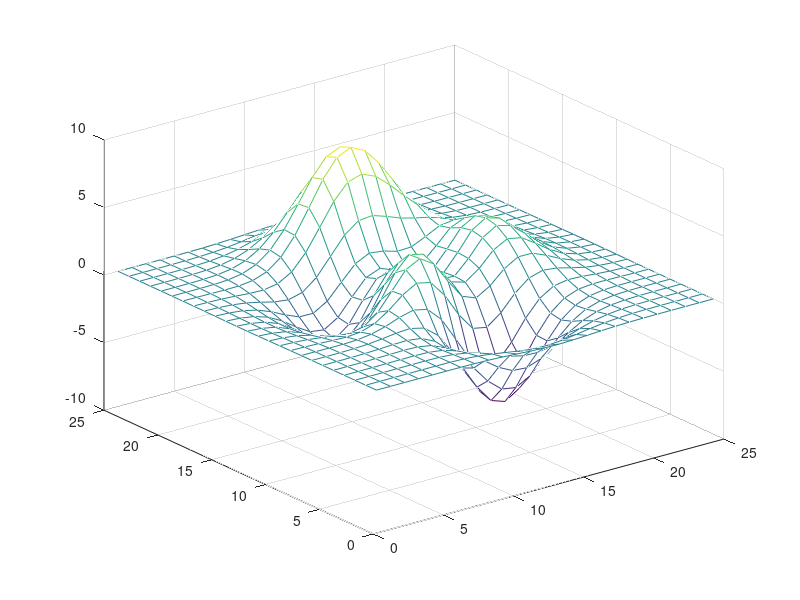
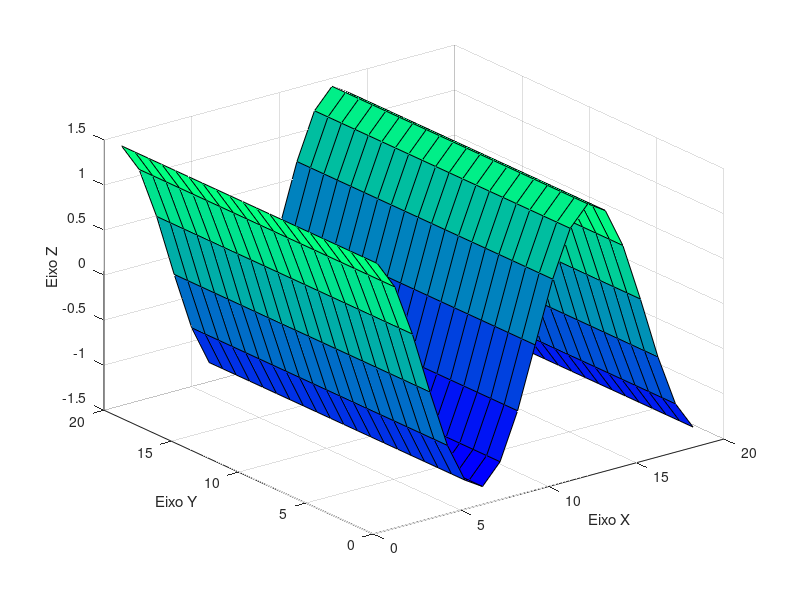
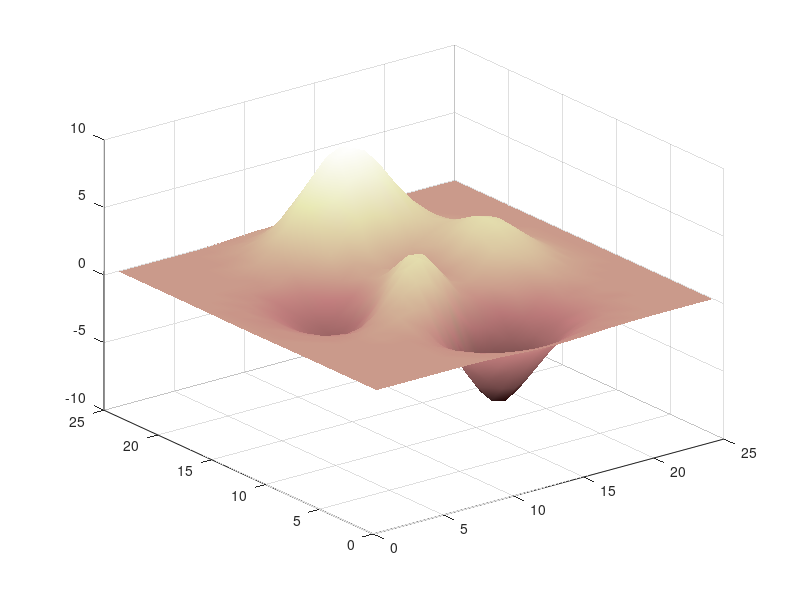
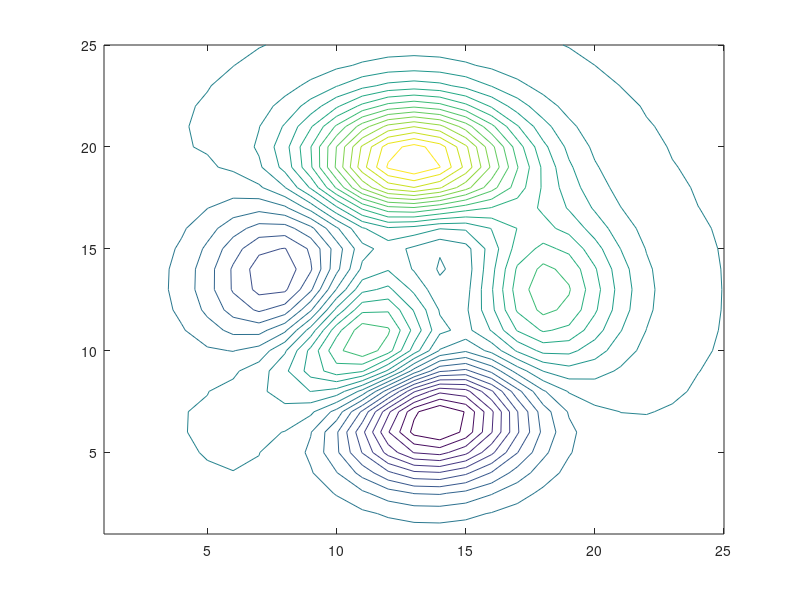

MATLAB code for these plots, in order:
clc, clearvars, close all;

% Grádicos em 3D

% Malha 3D
z = peaks(25);
figure
mesh(z);

% Superfície 3D
[x, y] = meshgrid(1:0.5:10, 1:20);
z1 = sin(x) + cos(x);
figure()
surf(z1);
xlabel('Eixo X');
ylabel('Eixo Y');
zlabel('Eixo Z');
colormap winter

%%
figure
surf(z);
colormap(pink);
shading interp % Interpolação de cores

%% 
%Gráfico de relevo

figure
contour(z, 26);
colormap default

%%
%Plot3

t = 1:0.1:10*pi;
x = sin(t);
y = cos(t);

figure
plot3(x, y, t, 'b:', 'linewidth', 2), grid;
title('Gráfico Espiral 3D');

%%
% Esfera

[X, Y, Z] = sphere();
r = 20;
X2 = X*r;
Y2 = Y*r;
Z2 = Z*r;

figure
surf(X2+r, Y2-r, Z2);

% Muda a fonte de forma geral no gráfico
%set(gca(), 'Fontsize', 13);
title('Esféra', 'FontSize', 17);
xlabel('Eixo x', 'FontSize', 14);
ylabel('Eixo y', 'FontSize', 14);
zlabel('Eixo z', 'FontSize', 14);

%% 
% Inverter o sentido dos Eixos do gráficos

t = 0:0.1:10;
h = 10.*t.^2 - 2.*t;

figure
plot(t, h, 'k', 'linewidth', 1.5); hold on
title('Função', 'FontSize', 17);
xlabel('Tempo(s)', 'FontSize', 14);
ylabel('Altura de Queda(m)', 'FontSize', 14);
set(gca(), 'ydir', 'reverse');



